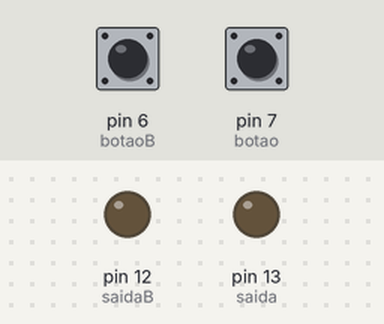
The sketch below on a simulated Arduino Uno, built with avr-gcc and run on an emulated ATmega328P. On the bench: output pins drawn as LEDs (lit = HIGH). The test bench sets the inputs (shaded band); at power-on: pin 6 (botaoB) HIGH, pin 7 (botao) HIGH.

Above: at 1.2 s.
1.3 s: pin 6 (botaoB) pulled LOW for 1 s
At 1.8 s:
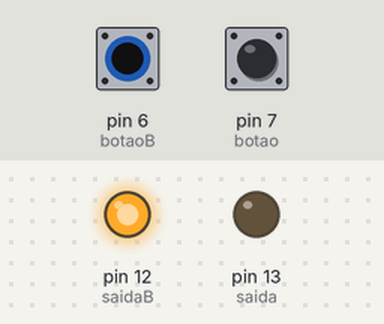
4.3 s: pin 7 (botao) pulled LOW for 3.2 s
At 4.8 s:
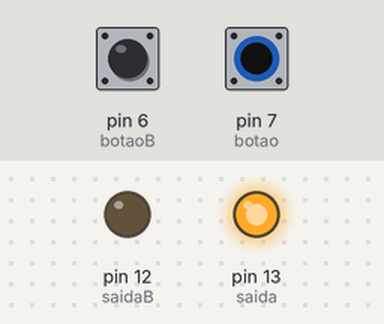
9.0 s: pin 6 (botaoB) pulled LOW for 3.2 s
At 13.1 s:
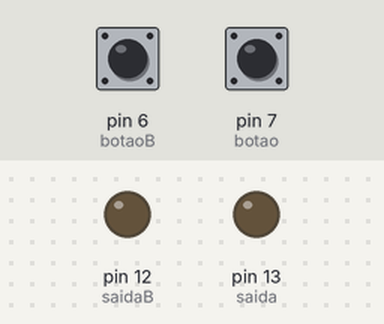
Timing chart, 0 to 14.6 s (numbered marks = the images above; inputs shaded):
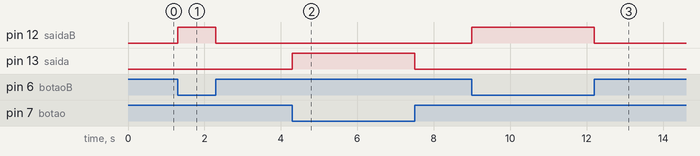

The sketch:

botao_de_input.ino
```cpp
#define botao 7
#define botaoB 6
#define saida 13
#define saidaB 12

void setup() {
  pinMode (botao, INPUT_PULLUP);
  pinMode (botaoB, INPUT_PULLUP);
  pinMode (saida, OUTPUT);
  pinMode (saidaB, OUTPUT);
  digitalWrite (saida, LOW);
  digitalWrite (saida, LOW);
}

void loop() {
  if (digitalRead (botao) == LOW){
    digitalWrite (saida, HIGH);
    delay (100);
    digitalWrite (saida, LOW);
  }
  if (digitalRead (botaoB) == LOW){
    digitalWrite (saidaB, HIGH);
    delay (100);
    digitalWrite (saidaB, LOW);
  }

}
```

Measured:
- after the input at 1.3 s, pin 12 (saidaB): LOW → HIGH at once, → LOW 1.0 s later
- after the input at 4.3 s, pin 13 (saida): LOW → HIGH at once, → LOW 3.2 s later
- after the input at 9.0 s, pin 12 (saidaB): LOW → HIGH at once, → LOW 3.2 s later
